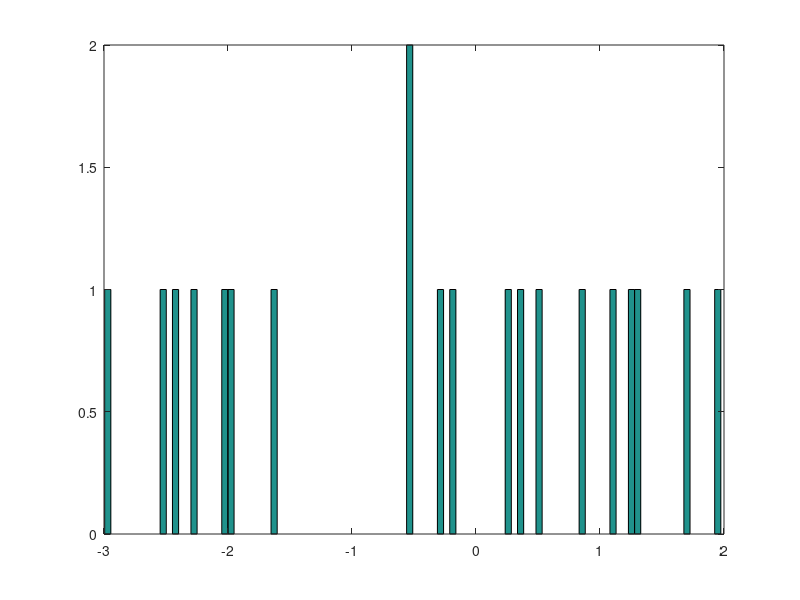

Recreate this plot in MATLAB.
clear;
n=20;            % n is the number of the samples
X=[];               % X stores the sample outcomes
Sx2=0;              % Sx2 is the sum of sample variance

for i=1:n
    X=[X 5*rand()-3];
end

hist(X,100)

disp(['The sample mean is: ',num2str(sum(X)/n)]);

for i=1:n
    Sx2=Sx2+(X(i)-sum(X)/n)^2;
end

disp(['The sample variance is: ',num2str(Sx2/(n-1))]);
